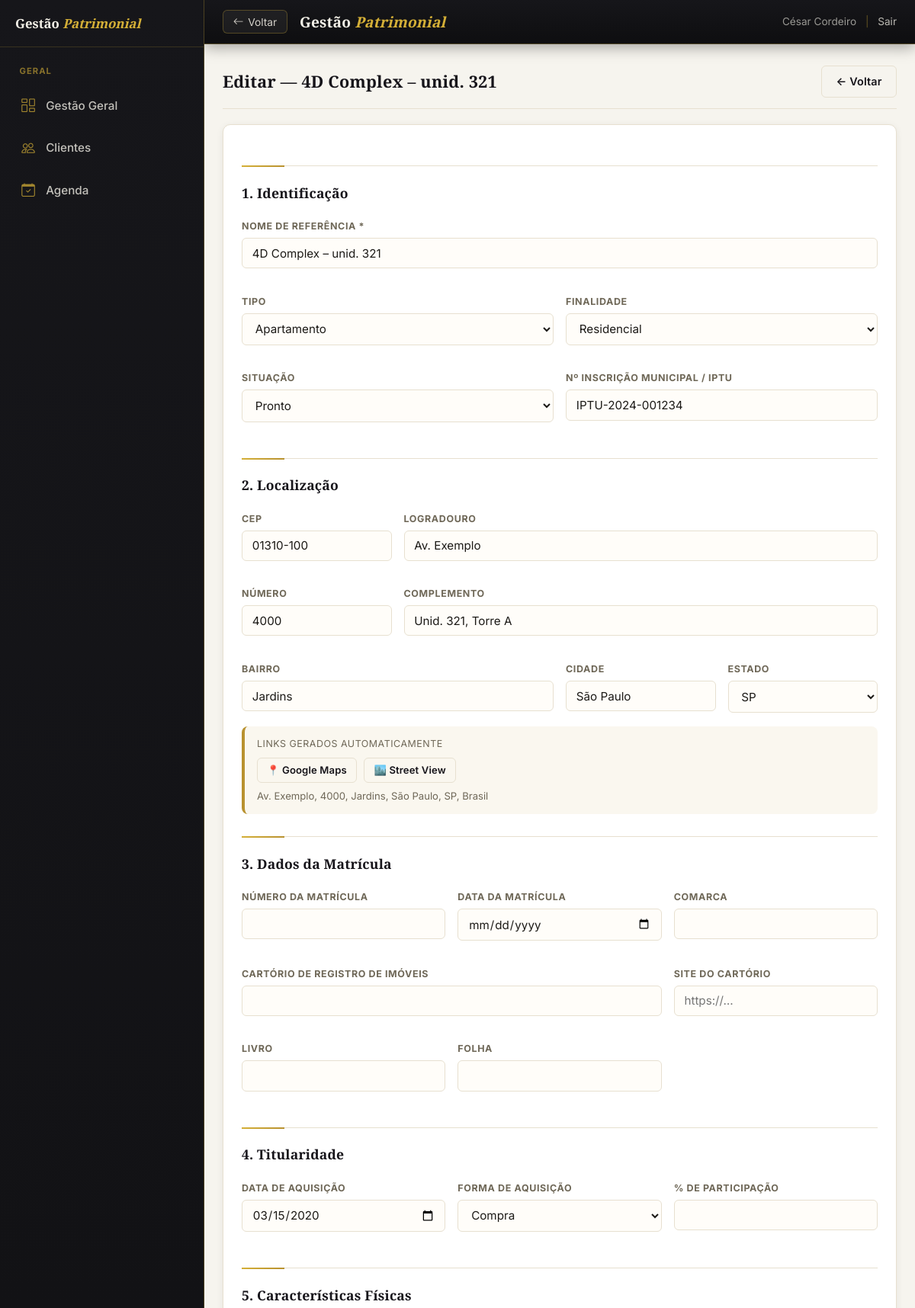
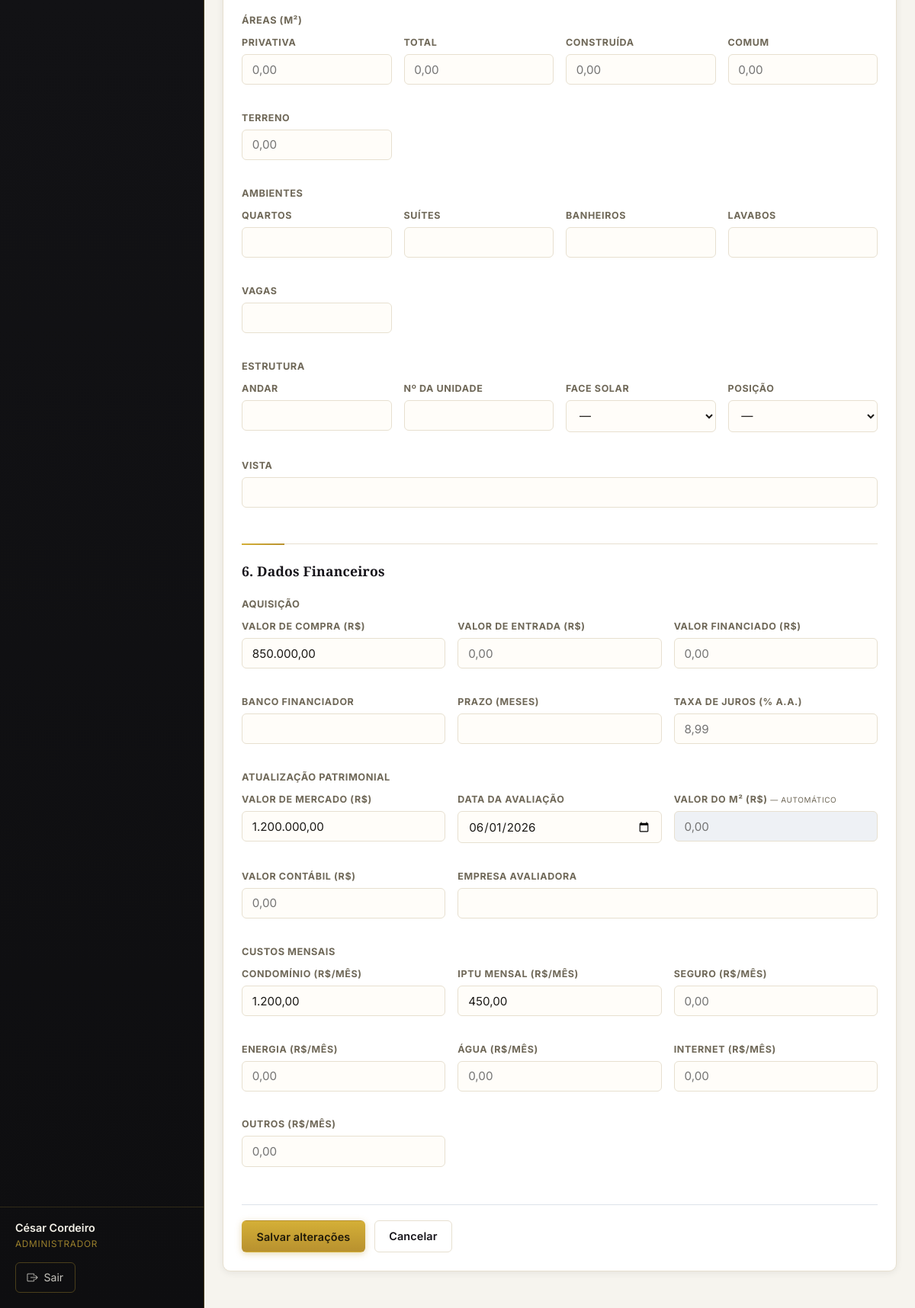
/imoveis/editar?id=1 (signed in), run on the app's committed database (2 pictures, top to bottom).
### tables this page shows
CREATE TABLE IF NOT EXISTS imoveis (
  id                    INT AUTO_INCREMENT PRIMARY KEY,
  cliente_id            INT NOT NULL,
  condominio_id         INT NULL,

   
  codigo                VARCHAR(20)  NOT NULL,        
  nome_referencia       VARCHAR(200) NOT NULL,
  tipo                  ENUM('apartamento','casa','sala_comercial','terreno','galpao','loja','hotel','outro') NOT NULL,
  finalidade            ENUM('residencial','comercial','mista','locacao','investimento') NOT NULL,
  situacao              ENUM('pronto','em_construcao','na_planta') NOT NULL DEFAULT 'pronto',

   
  logradouro            VARCHAR(200) NULL,
  numero                VARCHAR(20)  NULL,
  complemento           VARCHAR(100) NULL,
  cep                   VARCHAR(10)  NULL,
  bairro                VARCHAR(100) NULL,
  cidade                VARCHAR(100) NULL,
  estado                CHAR(2)      NULL,
  link_maps             VARCHAR(800) NULL,            
  link_street_view      VARCHAR(800) NULL,            

   
  inscricao_municipal   VARCHAR(60)  NULL,            
  numero_matricula      VARCHAR(60)  NULL,
  cartorio              VARCHAR(180) NULL,
  site_cartorio         VARCHAR(255) NULL,            
  comarca               VARCHAR(120) NULL,
  livro                 VARCHAR(40)  NULL,
  folha                 VARCHAR(40)  NULL,
  data_matricula        DATE         NULL,

   
  data_aquisicao        DATE         NULL,
  forma_aquisicao       ENUM('compra','heranca','doacao','permuta','integralizacao','outro') NULL,
  percentual_participacao DECIMAL(5,2) NULL,          
  outros_proprietarios  VARCHAR(500) NULL,            

   
  area_privativa        DECIMAL(10,2) NULL,           
  area_total            DECIMAL(10,2) NULL,           
  area_construida       DECIMAL(10,2) NULL,           
  area_comum            DECIMAL(10,2) NULL,           
  area_terreno          DECIMAL(10,2) NULL,           
  quartos               INT          NULL,
  suites                INT          NULL,
  banheiros             INT          NULL,
  lavabos               INT          NULL,
  vagas_garagem         INT          NULL,
  andar                 INT          NULL,
  numero_unidade        VARCHAR(30)  NULL,
  face_solar            VARCHAR(30)  NULL,            
  posicao_imovel        VARCHAR(60)  NULL,            
  vista                 VARCHAR(120) NULL,

   
  valor_compra          DECIMAL(15,2) NULL,
  valor_entrada         DECIMAL(15,2) NULL,
  valor_financiamento   DECIMAL(15,2) NULL,
  banco_financiador     VARCHAR(150)  NULL,
  prazo_financiamento   INT           NULL,           
  taxa_juros_anual      DECIMAL(6,4)  NULL,           
  valor_mercado         DECIMAL(15,2) NULL,
  data_avaliacao_mercado DATE          NULL,
  valor_contabil        DECIMAL(15,2) NULL,           
  empresa_avaliadora    VARCHAR(180)  NULL,
  valor_m2              DECIMAL(15,2) NULL,           

   
  custo_condominio      DECIMAL(10,2) NULL,
  custo_iptu_mensal     DECIMAL(10,2) NULL,           
  custo_energia         DECIMAL(10,2) NULL,
  custo_agua            DECIMAL(10,2) NULL,
  custo_internet        DECIMAL(10,2) NULL,
  custo_seguro          DECIMAL(10,2) NULL,
  custo_outros          DECIMAL(10,2) NULL,

  foto_principal        VARCHAR(300) NULL,            
  observacoes           TEXT         NULL,
  ativo                 TINYINT(1) NOT NULL DEFAULT 1,
  criado_em             DATETIME NOT NULL DEFAULT CURRENT_TIMESTAMP,
  atualizado_em         DATETIME NOT NULL DEFAULT CURRENT_TIMESTAMP ON UPDATE CURRENT_TIMESTAMP,

  FOREIGN KEY (cliente_id)   REFERENCES clientes(id)    ON DELETE RESTRICT,
  FOREIGN KEY (condominio_id) REFERENCES condominios(id) ON DELETE SET NULL
);

### app/Views/imoveis/editar.php (the view, shortened to what the rows shown need)
<?php
require APP_ROOT . '/includes/header.php';
if (!function_exists('mf_val')) {
    function mf_val(?float $v): string { return $v ? number_format($v, 2, ',', '.') : ''; }
}
$v = fn($k, $dec = false) => $dec ? mf_val((float)($d[$k] ?? 0)) : h($d[$k] ?? '');
$estados = ['AC','AL','AP','AM','BA','CE','DF','ES','GO','MA','MT','MS','MG','PA','PB','PR','PE','PI','RJ','RN','RS','RO','RR','SC','SP','SE','TO'];
?>
<div class="container" style="max-width:960px">
  <div class="card-header" style="margin-bottom:1.25rem">
    <h2 class="card-titulo">Editar — <?= h($im['nome_referencia']) ?></h2>
    <a href="<?= base_url('imoveis/ficha?id='.$id) ?>" class="btn btn-secundario">← Voltar</a>
  </div>
  <div class="card">
    <form method="post">
      <div class="form-grid form-grid-2">
        <div class="form-grupo" style="grid-column:1/-1">
          <label>Nome de referência *</label>
          <input type="text" name="nome_referencia" required value="<?= $v('nome_referencia') ?>">
        </div>
        <div class="form-grupo"><label>Situação</label><select name="situacao">
          <?php foreach (['pronto'=>'Pronto','em_construcao'=>'Em Construção','na_planta'=>'Na Planta'] as $sv=>$sl): ?>
          <option value="<?=$sv?>" <?=($d['situacao']===$sv)?'selected':''?>><?=$sl?></option>
          <?php endforeach; ?></select></div>
        <div class="form-grupo"><label>Nº Inscrição Municipal / IPTU</label><input type="text" name="inscricao_municipal" value="<?=$v('inscricao_municipal')?>"></div>
      </div>
      <div class="form-grid form-grid-4">
        <div class="form-grupo"><label>CEP</label><input type="text" name="cep" id="cep" maxlength="9" oninput="mascara_cep(this)" onblur="busca_cep(this)" value="<?=$v('cep')?>"></div>
        <div class="form-grupo" style="grid-column:span 3"><label>Logradouro</label><input type="text" name="logradouro" id="logradouro" value="<?=$v('logradouro')?>"></div>
        <div class="form-grupo"><label>Número</label><input type="text" name="numero" value="<?=$v('numero')?>"></div>
        <div class="form-grupo" style="grid-column:span 3"><label>Complemento</label><input type="text" name="complemento" value="<?=$v('complemento')?>"></div>
        <div class="form-grupo" style="grid-column:span 2"><label>Bairro</label><input type="text" name="bairro" id="bairro" value="<?=$v('bairro')?>"></div>
        <div class="form-grupo"><label>Cidade</label><input type="text" name="cidade" id="cidade" value="<?=$v('cidade')?>"></div>
        <div class="form-grupo"><label>Estado</label><select name="estado" id="estado"><option value="">—</option>
          <?php foreach($estados as $uf): ?><option value="<?=$uf?>" <?=$d['estado']===$uf?'selected':''?>><?=$uf?></option><?php endforeach;?></select></div>
      </div>
      <div class="form-grid form-grid-3">
        <div class="form-grupo"><label>Data de aquisição</label><input type="date" name="data_aquisicao" value="<?=$v('data_aquisicao')?>"></div>
      </div>
      <div class="form-grid form-grid-3" style="margin-bottom:1rem">
        <div class="form-grupo"><label>Valor de compra (R$)</label><input type="text" name="valor_compra" placeholder="0,00" value="<?=mf_val((float)($d['valor_compra']??0))?>"></div>
      </div>
      <div class="form-grid form-grid-3" style="margin-bottom:1rem">
        <div class="form-grupo"><label>Valor de mercado (R$)</label><input type="text" name="valor_mercado" placeholder="0,00" value="<?=mf_val((float)($d['valor_mercado']??0))?>"></div>
        <div class="form-grupo"><label>Data da avaliação</label><input type="date" name="data_avaliacao_mercado" value="<?=$v('data_avaliacao_mercado')?>"></div>
      </div>
      <div class="form-grid form-grid-3">
        <?php foreach(['custo_condominio'=>'Condomínio','custo_iptu_mensal'=>'IPTU mensal','custo_seguro'=>'Seguro','custo_energia'=>'Energia','custo_agua'=>'Água','custo_internet'=>'Internet','custo_outros'=>'Outros'] as $c=>$l): ?>
        <div class="form-grupo"><label><?=$l?> (R$/mês)</label><input type="text" name="<?=$c?>" placeholder="0,00" value="<?=mf_val((float)($d[$c]??0))?>"></div>
        <?php endforeach;?>
      </div>
    </form>
  </div>
</div>
<?php require APP_ROOT . '/includes/footer.php'; ?>

### data on the page
imoveis: nome_referencia "4D Complex – unid. 321", situacao "Pronto", inscricao_municipal "IPTU-2024-001234", cep "01310-100", logradouro "Av. Exemplo", numero "4000", complemento "Unid. 321, Torre A", bairro "Jardins", cidade "São Paulo", estado "SP", data_aquisicao "03/15/2020", valor_compra "850.000,00", valor_mercado "1.200.000,00", data_avaliacao_mercado "06/01/2026", custo_condominio "1.200,00", custo_iptu_mensal "450,00"

### other printed values
$usuario['nome'] "César Cordeiro"
$titulo "GERAL"
$rotulo "Gestão Geral"
$rotulo "Clientes"
$rotulo "Agenda"
$l "PRIVATIVA"
$l "TOTAL"
$l "CONSTRUÍDA"
$l "COMUM"
$l "TERRENO"
$l "QUARTOS"
$l "SUÍTES"
$l "BANHEIROS"
$l "LAVABOS"
$l "VAGAS"
